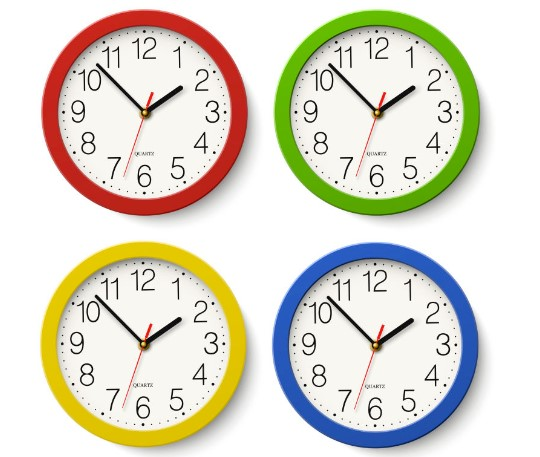
#> input picture data/000.jpg, 540 x 457 px
$ python -i '第三次進度_整理版.py'   (imports and definitions only)
#> lines starting #> are read from the running program, lines starting #| are printed output that depends on the picture; after the words box and inside, x2 and y2 are one past the last pixel; in counts of white or black regions, pixels touching at a corner belong together
#> further down, picture is the input picture: shape (457, 540, 3); mean B, G, R 206.4, 219.5, 222.4
# -*- coding: utf-8 -*-
"""
Created on Tue Jun 20 13:06:09 2023

@author: user
參考：https://stackoverflow.com/questions/67537837/how-to-detect-clock-hands-with-hough-lines-detection
"""

import cv2
import numpy as np
import math
from skimage.morphology import skeletonize


#Step1 影像讀取
# [18 lines not run here, left out]

def preprocessing(img):
    #灰階
    gray = cv2.cvtColor( img, cv2.COLOR_BGR2GRAY )
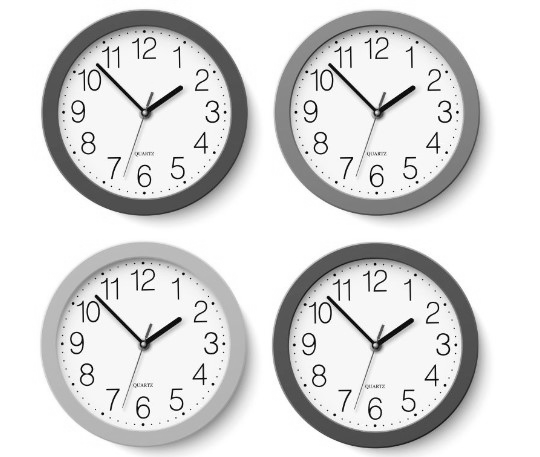
#> gray: shape (457, 540); min 0, max 255, mean 218.9

    #質方圖等化
    clahe = cv2.createCLAHE(clipLimit=2)
    clahe_img = clahe.apply(gray)
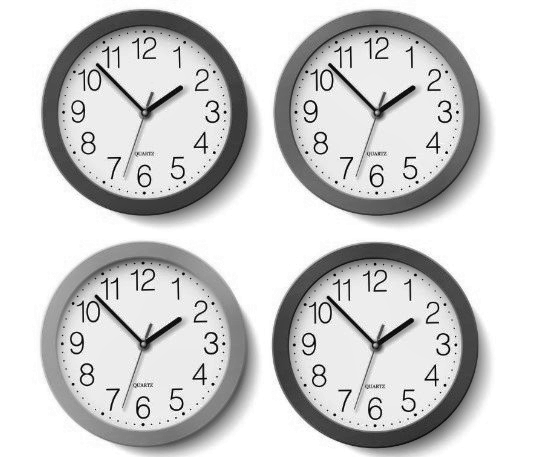
#> clahe_img: shape (457, 540); min 1, max 255, mean 206.7
    #cv2.imshow("clahe_img",clahe_img)
    #cv2.imwrite("clahe_img.jpg",clahe_img)

    #高斯濾波
    gaussian_img = cv2.GaussianBlur(clahe_img,(5,5),5)
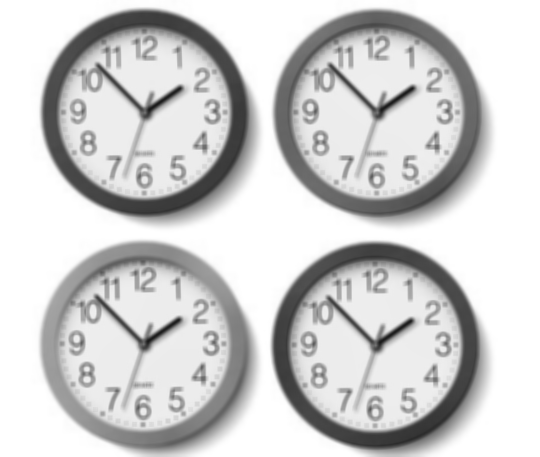
#> gaussian_img: shape (457, 540); min 25, max 255, mean 206.7

    #中值濾波器
    #median_img = cv2.medianBlur(gaussian_img,3)

    #二進值
    ret, bin_img = cv2.threshold(gaussian_img, 90, 255, cv2.THRESH_BINARY_INV+ cv2.THRESH_OTSU)
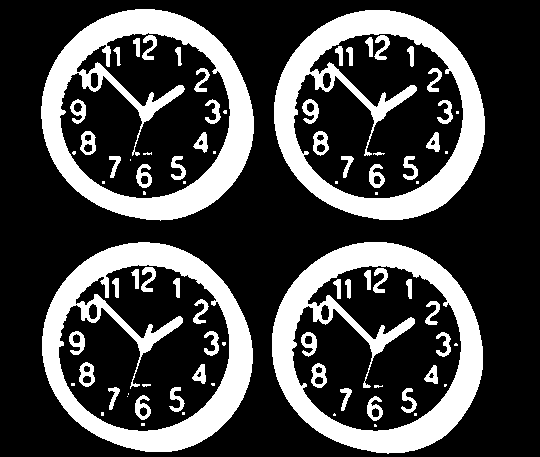
#> bin_img: shape (457, 540); 26.9% white; 83 white regions (27 under 20 px), largest, box (x1, y1, x2, y2) and area: (41, 9, 254, 221) 14935, (272, 242, 483, 454) 14773, (274, 10, 485, 220) 14436
#> ret = 178

    return bin_img

# [117 lines left out: functions get_contours, Houghline_detection, classify_pointer, claculate_time, not called in this run]


# [61 lines not run here, left out]

>>> import cv2
>>> picture = cv2.imread('data/000.jpg')
>>> result = preprocessing(picture)

$ run again, on data/1.jpg
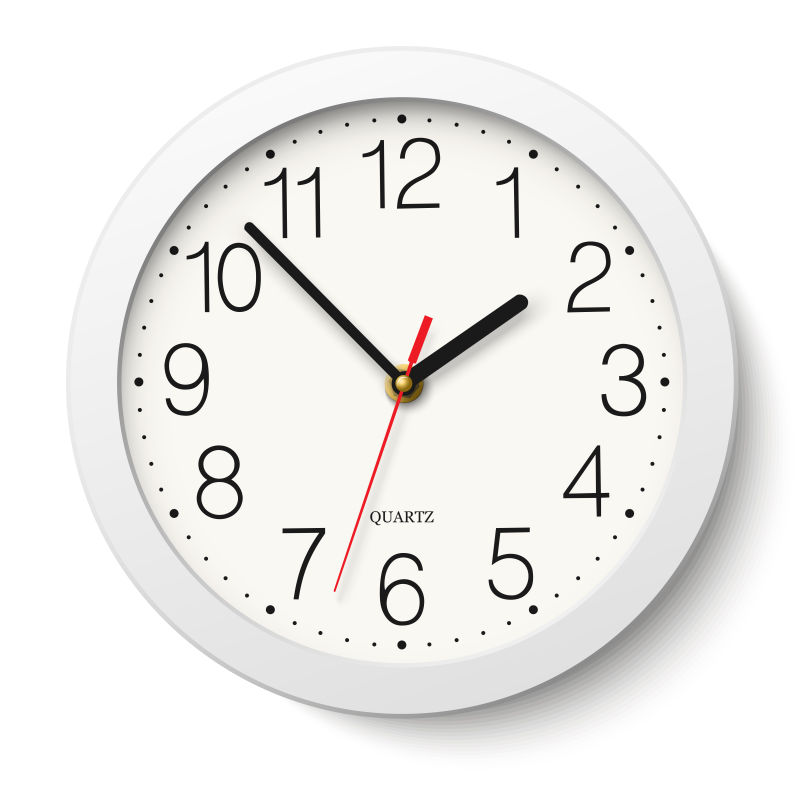
#> input picture data/1.jpg, 800 x 800 px
#> picture is the input picture: shape (800, 800, 3); mean B, G, R 235.6, 237.5, 238.3
#> in preprocessing, `gaussian_img = cv2.GaussianBlur(clahe_img,(5,5),5)`:
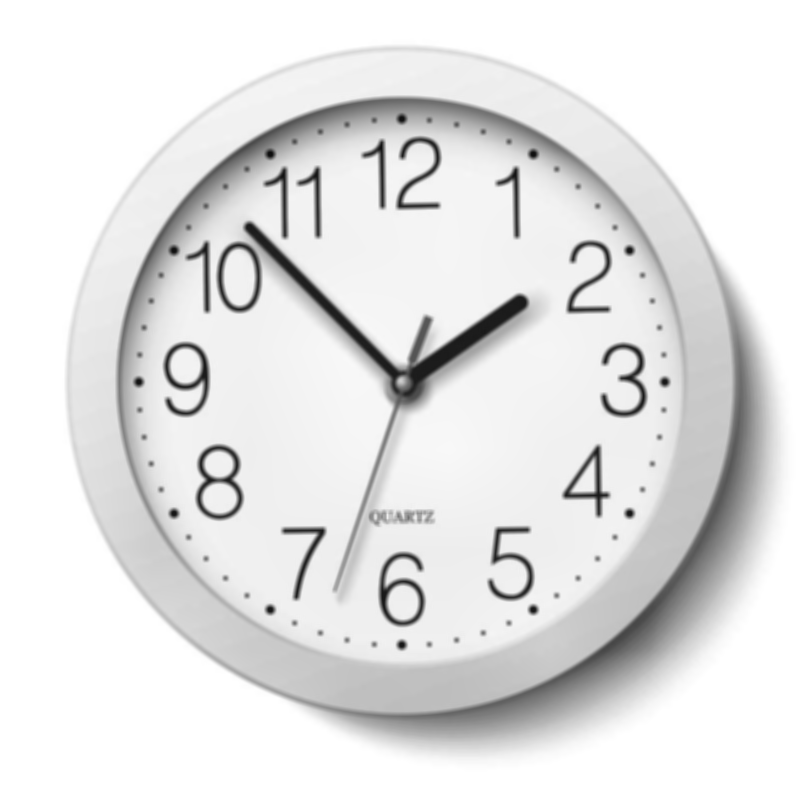
#> gaussian_img: shape (800, 800); min 12, max 255, mean 227.6
#> in preprocessing, `ret, bin_img = cv2.threshold(gaussian_img, 90, 255, cv2.THRESH_BINARY_..`:
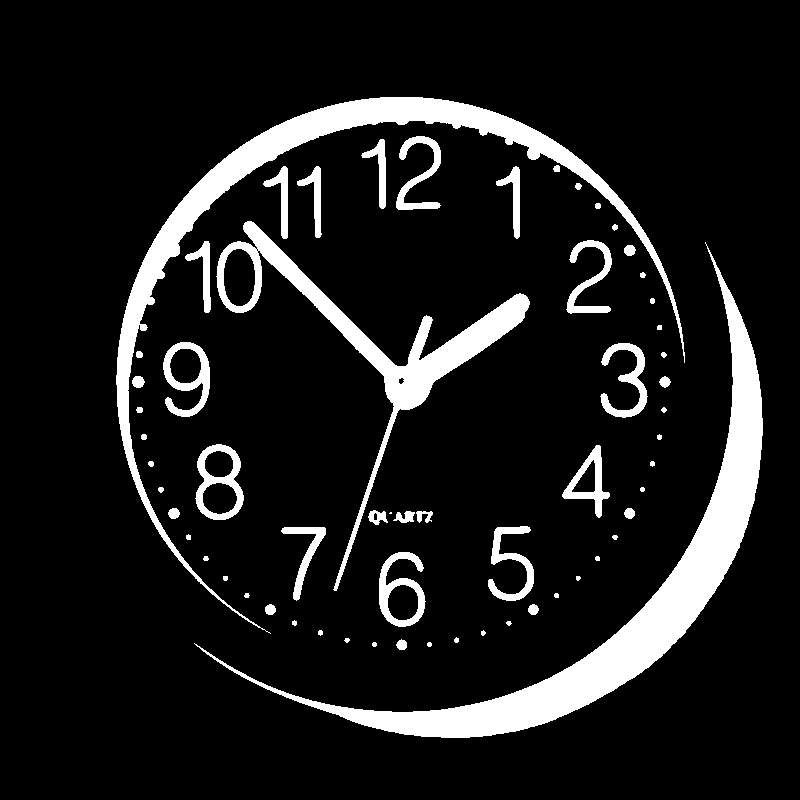
#> bin_img: shape (800, 800); 11% white; 62 white regions (1 under 20 px), largest, box (x1, y1, x2, y2) and area: (194, 242, 763, 738) 25426, (116, 97, 685, 634) 17779, (216, 221, 530, 591) 10842
#> ret = 183

$ run again, on data/11.jpg
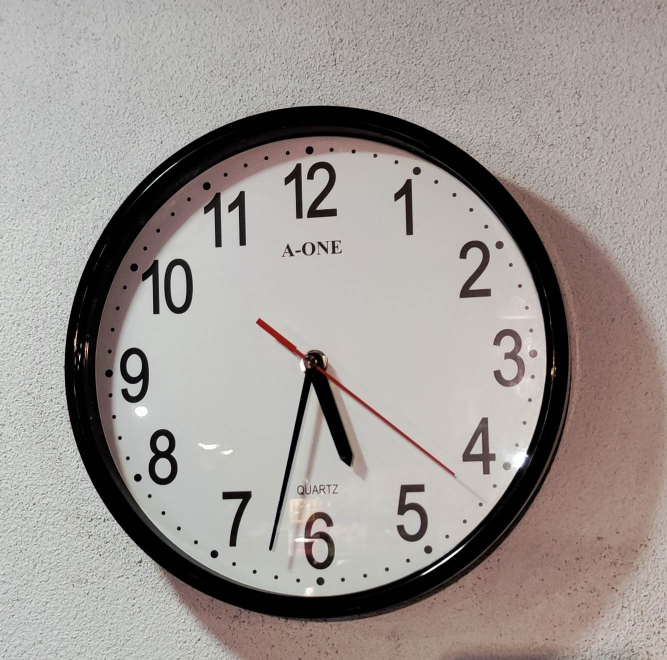
#> input picture data/11.jpg, 1334 x 1320 px (shown at 1/2 size)
#> picture is the input picture: shape (1320, 1334, 3); mean B, G, R 147.8, 151.2, 158.2
#> in preprocessing, `clahe_img = clahe.apply(gray)`:
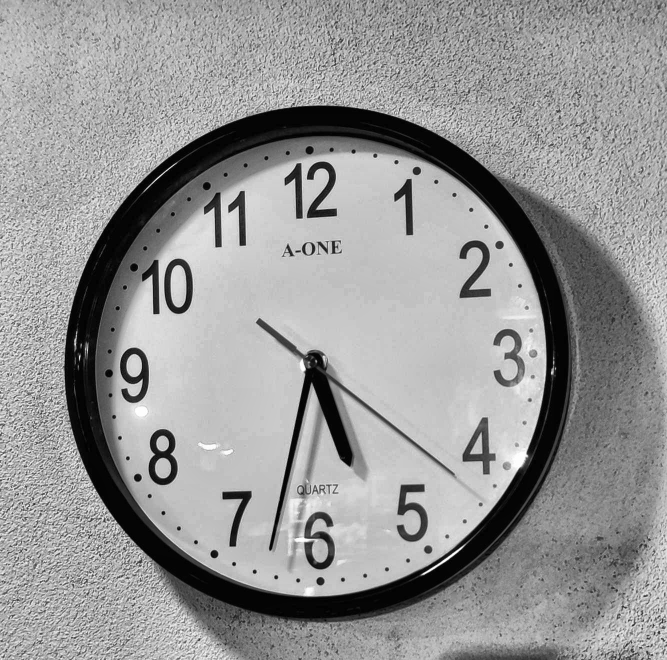
#> clahe_img: shape (1320, 1334) (shown at 1/2 size); min 1, max 255, mean 150.1
#> in preprocessing, `ret, bin_img = cv2.threshold(gaussian_img, 90, 255, cv2.THRESH_BINARY_..`:
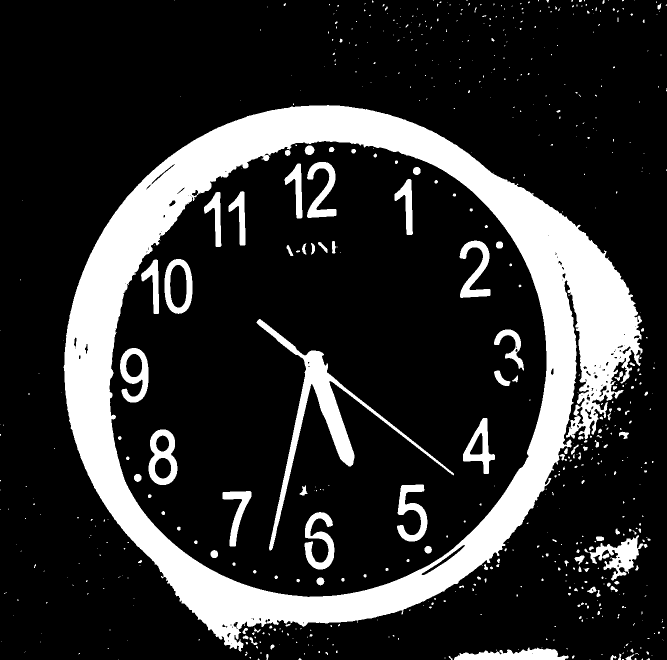
#> bin_img: shape (1320, 1334) (shown at 1/2 size); 18.7% white; 653 white regions (495 under 20 px), largest, box (x1, y1, x2, y2) and area: (127, 210, 1285, 1303) 258556, (513, 638, 908, 1101) 15187, (1179, 1070, 1295, 1161) 3828
#> ret = 109

$ run again, on data/12.jpg
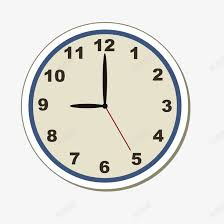
#> input picture data/12.jpg, 224 x 224 px
#> picture is the input picture: shape (224, 224, 3); mean B, G, R 220.4, 225.8, 226.5
#> in preprocessing, `gaussian_img = cv2.GaussianBlur(clahe_img,(5,5),5)`:
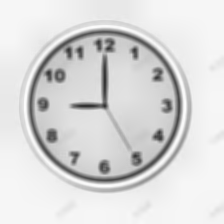
#> gaussian_img: shape (224, 224); min 50, max 252, mean 218
#> in preprocessing, `ret, bin_img = cv2.threshold(gaussian_img, 90, 255, cv2.THRESH_BINARY_..`:
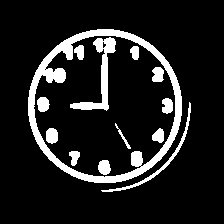
#> bin_img: shape (224, 224); 12.4% white; 13 white regions, largest, box (x1, y1, x2, y2) and area: (28, 29, 182, 183) 3654, (70, 37, 116, 111) 848, (101, 102, 191, 192) 418
#> ret = 179
